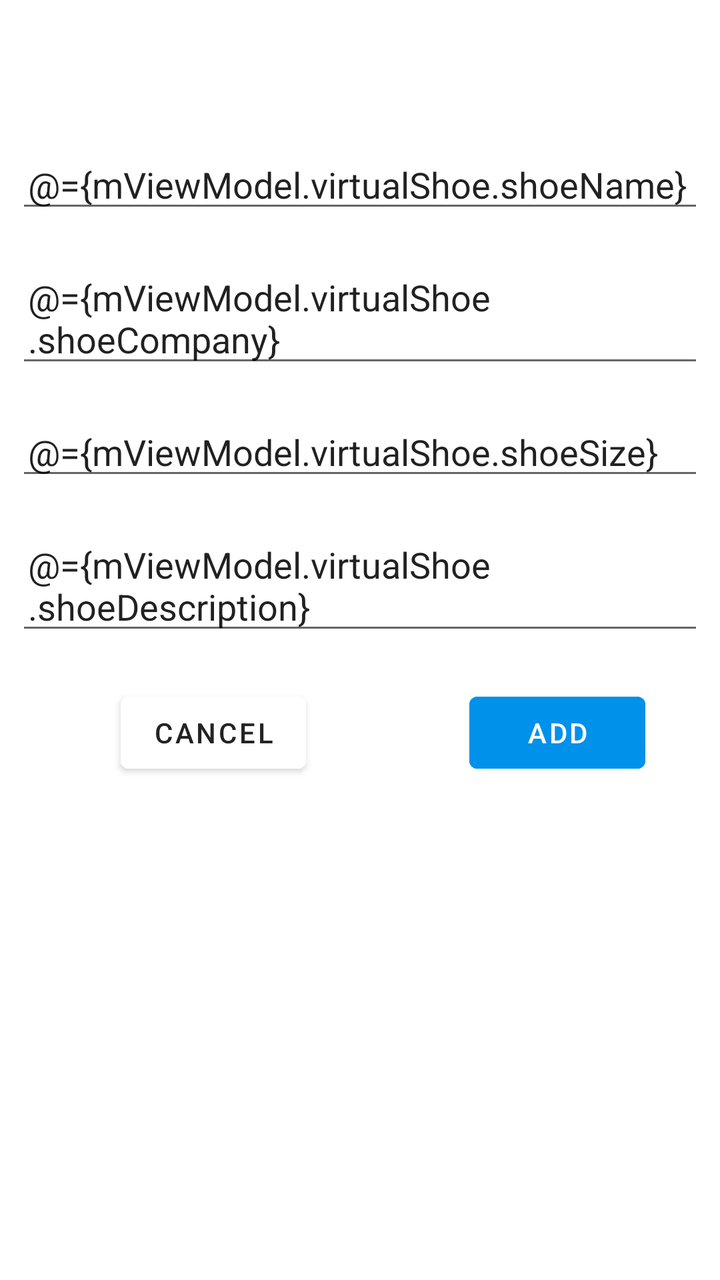
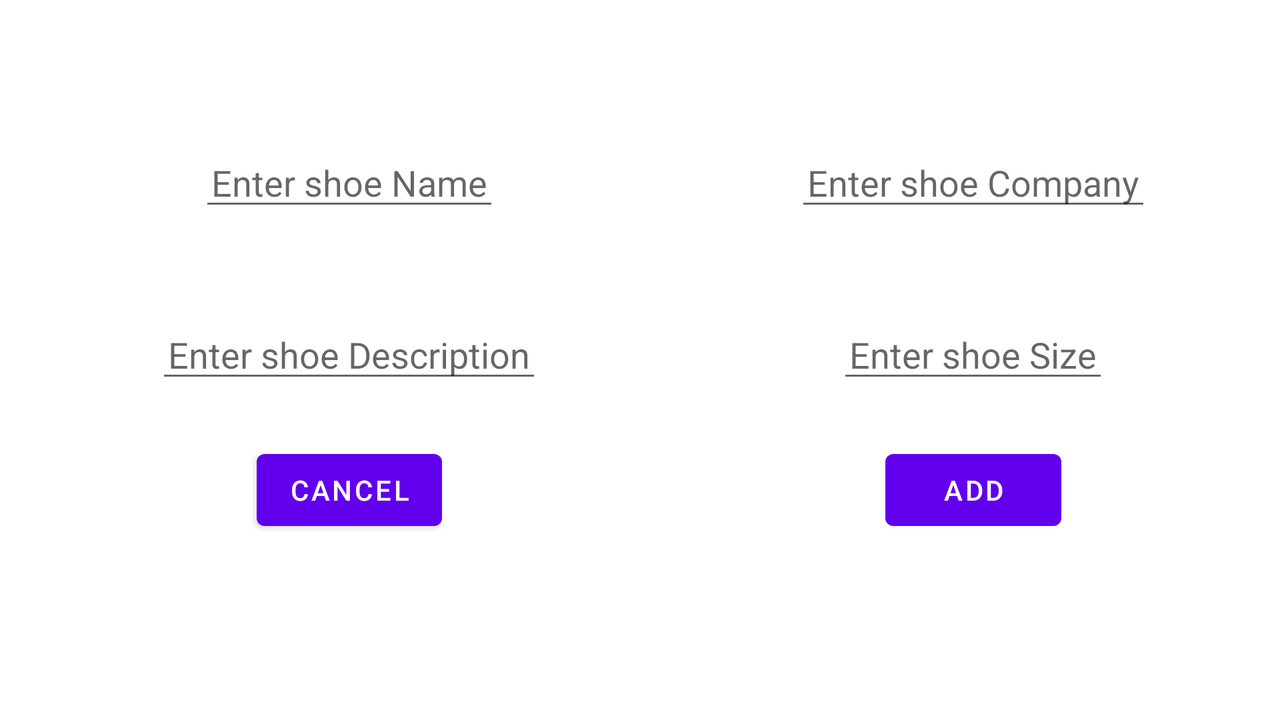

Two renders of one Android screen. The first uses the default layout on a phone; the second uses the alternative layout the repository ships for a different screen configuration, on a matching device. The two XML files are below.
<!-- AndroidManifest.xml: application theme Theme.UdacityFirst -->
<!-- res/layout/fragment_shoe_detail.xml -->
<?xml version="1.0" encoding="utf-8"?>
<layout xmlns:android="http://schemas.android.com/apk/res/android"
    xmlns:app="http://schemas.android.com/apk/res-auto"
    xmlns:tools="http://schemas.android.com/tools">

    <data>

        <variable
            name="mViewModel"
            type="com.android.udacityfirst.ui.shoe.ShoeViewModel" />
    </data>

    <LinearLayout
        android:layout_width="match_parent"
        android:layout_height="match_parent"
        android:layout_marginHorizontal="8dp"
        android:orientation="vertical"
        tools:context=".ui.shoe_details.ShoeDetailFragment">

        
        
        

        <EditText
            android:id="@+id/et_shoeName"
            android:layout_width="match_parent"
            android:layout_height="wrap_content"
            android:layout_gravity="center_horizontal"
            android:layout_marginTop="70dp"
            android:hint="@string/enter_shoe_name"
            android:paddingHorizontal="6dp"
            android:text="@={mViewModel.virtualShoe.shoeName}" />

        <EditText
            android:id="@+id/et_shoeCompany"
            android:layout_width="match_parent"
            android:layout_height="wrap_content"
            android:layout_gravity="center_horizontal"
            android:layout_marginTop="15dp"
            android:hint="@string/enter_shoe_company"
            android:paddingHorizontal="6dp"
            android:text="@={mViewModel.virtualShoe.shoeCompany}" />

        <EditText
            android:id="@+id/et_shoeSize"
            android:layout_width="match_parent"
            android:layout_height="wrap_content"
            android:layout_gravity="center_horizontal"
            android:layout_marginTop="15dp"
            android:hint="@string/enter_shoe_size"
            android:paddingHorizontal="6dp"
            android:text="@={mViewModel.virtualShoe.shoeSize}" />

        <EditText
            android:id="@+id/et_shoeDescription"
            android:layout_width="match_parent"
            android:layout_height="wrap_content"
            android:layout_gravity="center_horizontal"
            android:layout_marginTop="15dp"
            android:hint="@string/enter_shoe_description"
            android:paddingHorizontal="6dp"
            android:text="@={mViewModel.virtualShoe.shoeDescription}" />


        <androidx.constraintlayout.widget.ConstraintLayout
            android:layout_width="match_parent"
            android:layout_height="wrap_content"
            android:layout_marginTop="20dp">

            <androidx.constraintlayout.widget.Guideline
                android:id="@+id/guideline10"
                android:layout_width="wrap_content"
                android:layout_height="wrap_content"
                android:orientation="vertical"
                app:layout_constraintGuide_begin="197dp" />


            <com.google.android.material.button.MaterialButton
                android:id="@+id/btn_addShoe"
                android:layout_width="wrap_content"
                android:layout_height="wrap_content"
                android:layout_gravity="center"
                android:text="@string/add"
                android:backgroundTint="@color/blue_sky"
                app:layout_constraintBottom_toBottomOf="parent"
                app:layout_constraintEnd_toEndOf="parent"
                app:layout_constraintStart_toStartOf="@+id/guideline10"
                app:layout_constraintTop_toTopOf="parent" />

            <com.google.android.material.button.MaterialButton
                android:id="@+id/btn_cancel"
                android:layout_width="wrap_content"
                android:layout_height="wrap_content"
                android:layout_gravity="center"
                android:text="@string/cancel"
                android:textColor="@color/dark_mood"
                android:backgroundTint="@color/white"
                app:layout_constraintBottom_toBottomOf="parent"
                app:layout_constraintEnd_toStartOf="@+id/guideline10"
                app:layout_constraintStart_toStartOf="parent"
                app:layout_constraintTop_toTopOf="parent" />

        </androidx.constraintlayout.widget.ConstraintLayout>

    </LinearLayout>
</layout>
<!-- resources referenced by this layout -->
<resources>
  <color name="blue_sky">#0091EA</color>
  <color name="dark_mood">#232323</color>
  <color name="white">#FFFFFFFF</color>
  <string name="add">Add</string>
  <string name="cancel">Cancel</string>
  <string name="enter_shoe_company">Enter shoe Company</string>
  <string name="enter_shoe_description">Enter shoe Description</string>
  <string name="enter_shoe_name">Enter shoe Name</string>
  <string name="enter_shoe_size">Enter shoe Size</string>
  <style name="Theme.UdacityFirst" parent="Theme.MaterialComponents.DayNight.NoActionBar">
          
          <item name="colorPrimary">@color/purple_500</item>
          <item name="colorPrimaryVariant">@color/purple_700</item>
          <item name="colorOnPrimary">@color/white</item>
          
          <item name="colorSecondary">@color/teal_200</item>
          <item name="colorSecondaryVariant">@color/teal_700</item>
          <item name="colorOnSecondary">@color/black</item>
          
          <item name="android:statusBarColor" tools:targetApi="l">?attr/colorPrimaryVariant</item>
          
      </style>
  <color name="purple_500">#FF6200EE</color>
  <color name="purple_700">#FF3700B3</color>
  <color name="teal_200">#FF03DAC5</color>
  <color name="teal_700">#FF018786</color>
  <color name="black">#FF000000</color>
</resources>
<!-- res/layout-sw320dp-land/fragment_shoe_detail.xml (the repository's variant of the layout above) -->
<!-- drawn on the phone turned sideways -->
<?xml version="1.0" encoding="utf-8"?>
<layout xmlns:android="http://schemas.android.com/apk/res/android"
    xmlns:app="http://schemas.android.com/apk/res-auto"
    xmlns:tools="http://schemas.android.com/tools">

    <data>

    </data>


    <androidx.constraintlayout.widget.ConstraintLayout
        android:id="@+id/linearLayout"
        android:layout_width="match_parent"
        android:layout_height="match_parent"
        android:layout_marginHorizontal="8dp"
        tools:context=".ui.shoe_details.ShoeDetailFragment">


        <androidx.constraintlayout.widget.Guideline
            android:id="@+id/guideline8"
            android:layout_width="wrap_content"
            android:layout_height="wrap_content"
            android:orientation="vertical"
            app:layout_constraintGuide_begin="333dp" />

        <androidx.constraintlayout.widget.Guideline
            android:id="@+id/guideline9"
            android:layout_width="wrap_content"
            android:layout_height="wrap_content"
            android:orientation="horizontal"
            app:layout_constraintGuide_begin="155dp" />

        <EditText
            android:id="@+id/et_shoeName"
            android:layout_width="wrap_content"
            android:layout_height="wrap_content"
            android:layout_marginTop="69dp"
            android:hint="Enter shoe Name"
            android:paddingHorizontal="6dp"
            app:layout_constraintEnd_toStartOf="@+id/guideline8"
            app:layout_constraintStart_toStartOf="parent"
            app:layout_constraintTop_toTopOf="parent" />

        <EditText
            android:id="@+id/et_shoeCompany"
            android:layout_width="wrap_content"
            android:layout_height="wrap_content"
            android:hint="Enter shoe Company"
            android:paddingHorizontal="6dp"
            app:layout_constraintBottom_toBottomOf="@+id/et_shoeName"
            app:layout_constraintEnd_toEndOf="parent"
            app:layout_constraintStart_toStartOf="@+id/guideline8"
            app:layout_constraintTop_toTopOf="@+id/et_shoeName" />

        <EditText
            android:id="@+id/et_shoeSize"
            android:layout_width="wrap_content"
            android:layout_height="wrap_content"
            android:hint="Enter shoe Size"
            android:paddingHorizontal="6dp"
            app:layout_constraintEnd_toEndOf="parent"
            app:layout_constraintStart_toStartOf="@+id/guideline8"
            app:layout_constraintTop_toTopOf="@+id/guideline9" />

        <EditText
            android:id="@+id/et_shoeDescription"
            android:layout_width="wrap_content"
            android:layout_height="wrap_content"
            android:hint="Enter shoe Description"
            android:paddingHorizontal="6dp"
            app:layout_constraintEnd_toStartOf="@+id/guideline8"
            app:layout_constraintStart_toStartOf="parent"
            app:layout_constraintTop_toTopOf="@+id/guideline9" />


        <androidx.constraintlayout.widget.ConstraintLayout
            android:id="@+id/constraintLayout"
            android:layout_width="0dp"
            android:layout_height="wrap_content"
            android:layout_marginBottom="25dp"
            app:layout_constraintBottom_toBottomOf="parent"
            app:layout_constraintEnd_toEndOf="parent"
            app:layout_constraintStart_toStartOf="parent"
            app:layout_constraintTop_toTopOf="@+id/guideline9">

            <androidx.constraintlayout.widget.Guideline
                android:id="@+id/guideline10"
                android:layout_width="wrap_content"
                android:layout_height="wrap_content"
                android:orientation="vertical"
                app:layout_constraintGuide_begin="333dp" />


            <com.google.android.material.button.MaterialButton
                android:id="@+id/btn_addShoe"
                android:layout_width="wrap_content"
                android:layout_height="wrap_content"
                android:text="@string/add"
                app:layout_constraintBottom_toBottomOf="parent"
                app:layout_constraintEnd_toEndOf="parent"
                app:layout_constraintStart_toStartOf="@+id/guideline10"
                app:layout_constraintTop_toTopOf="parent" />

            <com.google.android.material.button.MaterialButton
                android:id="@+id/btn_cancel"
                android:layout_width="wrap_content"
                android:layout_height="wrap_content"
                android:text="Cancel"
                app:layout_constraintBottom_toBottomOf="parent"
                app:layout_constraintEnd_toStartOf="@+id/guideline10"
                app:layout_constraintStart_toStartOf="parent"
                app:layout_constraintTop_toTopOf="parent" />

        </androidx.constraintlayout.widget.ConstraintLayout>

    </androidx.constraintlayout.widget.ConstraintLayout>
</layout>
<!-- resources referenced by the variant -->
<!-- as the phone turned sideways resolves them -->
<resources>
  <string name="add">Add</string>
  <style name="Theme.UdacityFirst" parent="Theme.MaterialComponents.DayNight.NoActionBar">
          
          <item name="colorPrimary">@color/purple_500</item>
          <item name="colorPrimaryVariant">@color/purple_700</item>
          <item name="colorOnPrimary">@color/white</item>
          
          <item name="colorSecondary">@color/teal_200</item>
          <item name="colorSecondaryVariant">@color/teal_700</item>
          <item name="colorOnSecondary">@color/black</item>
          
          <item name="android:statusBarColor" tools:targetApi="l">?attr/colorPrimaryVariant</item>
          
      </style>
  <color name="purple_500">#FF6200EE</color>
  <color name="purple_700">#FF3700B3</color>
  <color name="white">#FFFFFFFF</color>
  <color name="teal_200">#FF03DAC5</color>
  <color name="teal_700">#FF018786</color>
  <color name="black">#FF000000</color>
</resources>
